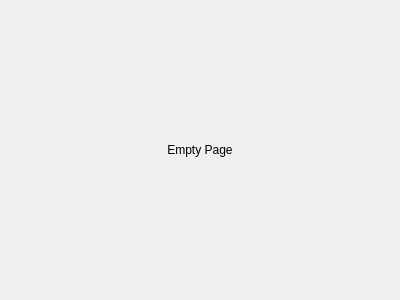
<?xml version="1.0" encoding="UTF-8"?>
<ui version="4.0">
 <class>UserDefaultPage</class>
 <widget class="QWidget" name="UserDefaultPage">
  <property name="geometry">
   <rect>
    <x>0</x>
    <y>0</y>
    <width>400</width>
    <height>300</height>
   </rect>
  </property>
  <property name="windowTitle">
   <string>Form</string>
  </property>
  <layout class="QGridLayout" name="gridLayout">
   <item row="0" column="0">
    <widget class="QLabel" name="label">
     <property name="text">
      <string>Empty Page</string>
     </property>
     <property name="alignment">
      <set>Qt::AlignmentFlag::AlignCenter</set>
     </property>
    </widget>
   </item>
  </layout>
 </widget>
 <resources/>
 <connections/>
</ui>
